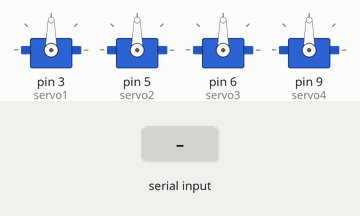
Bench run of a sketch on a simulated Arduino Uno, built with avr-gcc and run on an emulated ATmega328P. Shown: 4 × servo. The test bench sets the inputs (shaded band).

Above: at 1.2 s.
1.3 s: byte 30 received over Serial
At 1.6 s:
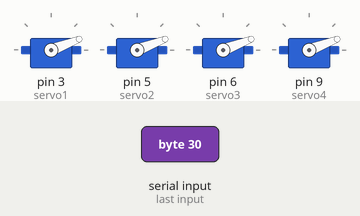
2.8 s: byte 90 received over Serial
At 3.9 s:
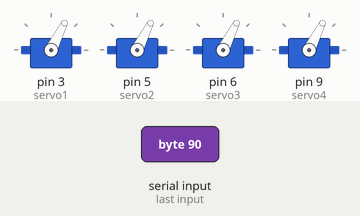
Timing chart, 0 to 5.8 s (numbered marks = the images above; inputs shaded):
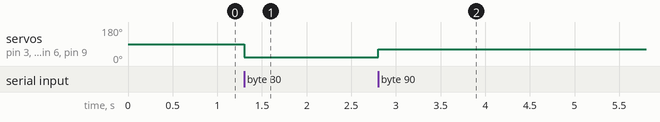

Measured:
- after the input at 1.3 s, servo on pin 3 (servo1), servo on pin 5 (servo2), servo on pin 6 (servo3), servo on pin 9 (servo4): 90° → 21° at once
- after the input at 2.8 s, servo on pin 3 (servo1), servo on pin 5 (servo2), servo on pin 6 (servo3), servo on pin 9 (servo4): 21° → 63° at once

The sketch:

main.ino
```cpp
#include <Servo.h>

Servo servo1;
Servo servo2;
Servo servo3;
Servo servo4;

void setup() {
  Serial.begin(9600);
  servo1.attach(3);
  servo2.attach(5);
  servo3.attach(6);
  servo4.attach(9);
}

void loop() {
  if (Serial.available() > 0) {
    int data = Serial.read();
    int angle = map(data, 0, 255, 0, 180);
    servo1.write(angle);
    servo2.write(angle);
    servo3.write(angle);
    servo4.write(angle);
  }
}
```
